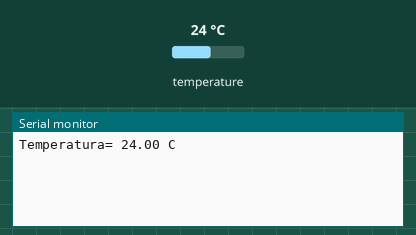
Bench run of a sketch on a simulated Arduino Uno, built with avr-gcc and run on an emulated ATmega328P. On the bench: the last lines printed to the serial monitor. The inputs (shaded band) are chosen by the test bench; at power-on: temperature 24 °C.

Above: at 2.2 s.
2.3 s: temperature set to 12 °C
At 3.3 s:
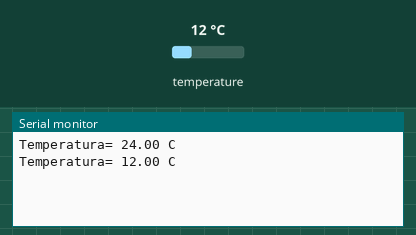
3.8 s: temperature set to 19 °C
At 5.1 s:
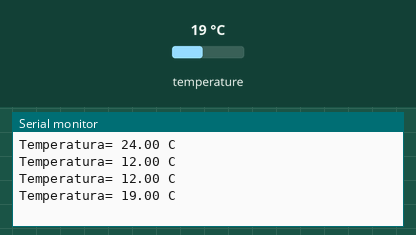
Timing chart, 0 to 6.8 s (numbered marks = the images above; inputs shaded):
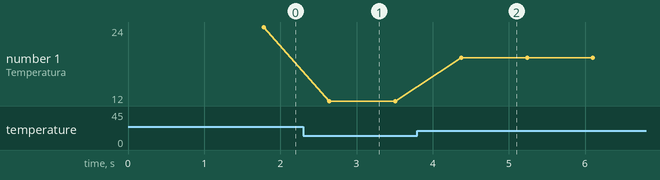

The sketch:

SimpleLectura.ino
```cpp
/****************************************************************************************
 Simple Lectura

  Programa para realizar lecturas de un sensor DS18B20

 Conexiones:
  --------------------------
  DS18B20        -> Arduino
  --------------------------
  Pin1 (Negro)   -> GND
  Pin2 (Amarillo)-> D2 + Res.Pull-Up
  Pin3 (Rojo)    -> VCC
  --------------------------
  *Puede cambiar la conexión a otro pin del arduino modificando la variable que define el pin.

 Ejemplo desarrollado por Naylamp Mechatronics bajo licencia MIT (puede copiar, modificar, integrar o redistribuir)

 Última modificación el 31/08/2020

 Más información en:
   -https://naylampmechatronics.com/blog/46_Tutorial-sensor-de-temperatura-DS18B20.html
   -https://github.com/naylampmechatronics/Ejemplos_DS18B20
**************************************************************************************************/
#include <OneWire.h>
#include <DallasTemperature.h>

// definición de pines
int pinDS=2;

OneWire ourWire(pinDS);     //Se establece el pin 2  como bus OneWire

DallasTemperature sensors(&ourWire); //Se declara una variable u objeto para nuestro sensor

void setup() {
delay(1000);
Serial.begin(9600);
sensors.begin();   //Se inicia el sensor
}

void loop() {
sensors.requestTemperatures();   //Se envía el comando para leer la temperatura
float temp= sensors.getTempCByIndex(0); //Se obtiene la temperatura en ºC

Serial.print("Temperatura= ");
Serial.print(temp);
Serial.println(" C");
delay(100);
}
```

Measured:
- after the input at 2.3 s, the serial monitor: prints a new line after 0.34 s (image 1)
- after the input at 3.8 s, the serial monitor: prints a new line after 0.57 s (image 2)
- plotted number 1: 24 → 12 after the input at 2.3 s, 12 → 19 after the input at 3.8 s
